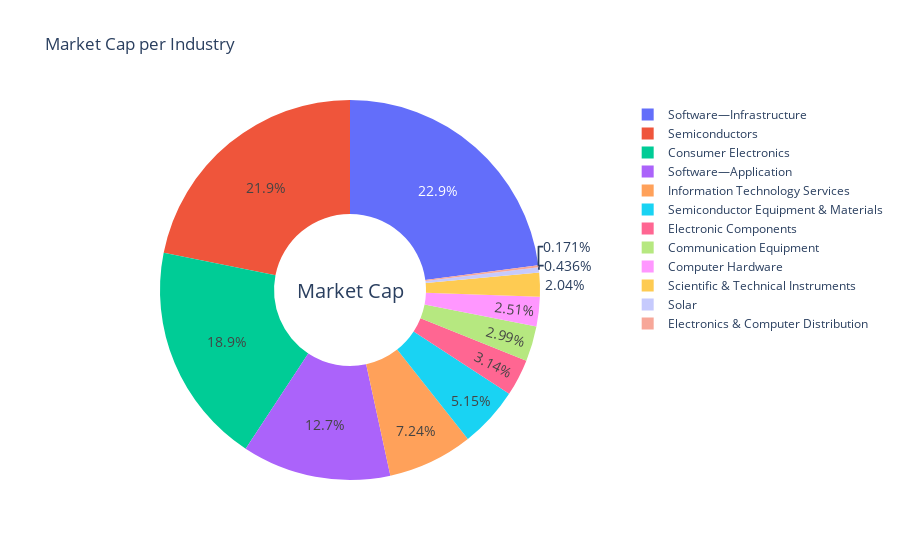

The notebook cell saved with this chart:
### Markdown cell above
# MarketCap percentage per Industry

### Code cell
import plotly.graph_objects as go

industry_market_cap = data.groupby('Industry')['Market Cap'].sum().reset_index()


fig = go.Figure(
    data=[go.Pie(
        labels=industry_market_cap['Industry'],
        values=industry_market_cap['Market Cap'],
        hoverinfo='label+percent+value',
        textinfo='percent',
        textfont_size=14,
        hole=0.4
    )]
)
fig.update_layout(
    title_text='Market Cap per Industry',
    annotations=[dict(text='Market Cap', x=0.5, y=0.5, font_size=20, showarrow=False)]
)

fig.show()

### Figure 1 — Plotly figure (JSON) as saved in the notebook; plotly's stock layout.template omitted (floating-point values rounded to 4 significant figures)
{"data": [{"hole": 0.4, "hoverinfo": "label+percent+value", "labels": ["Communication Equipment", "Computer Hardware", "Consumer Electronics", "Electronic Components", "Electronics & Computer Distribution", "Information Technology Services", "Scientific & Technical Instruments", "Semiconductor Equipment & Materials", "Semiconductors", "Software—Application", "Software—Infrastructure", "Solar"], "textfont": {"size": 14}, "textinfo": "percent", "type": "pie", "values": [560242900000, 471509900000, 3541308000000, 588636500000, 32037800000, 1358427600000, 382550400000, 965516100000, 4102249500000, 2375396900000, 4299151000000, 81881100000]}], "layout": {"annotations": [{"font": {"size": 20}, "showarrow": false, "text": "Market Cap", "x": 0.5, "y": 0.5}], "title": {"text": "Market Cap per Industry"}}}
